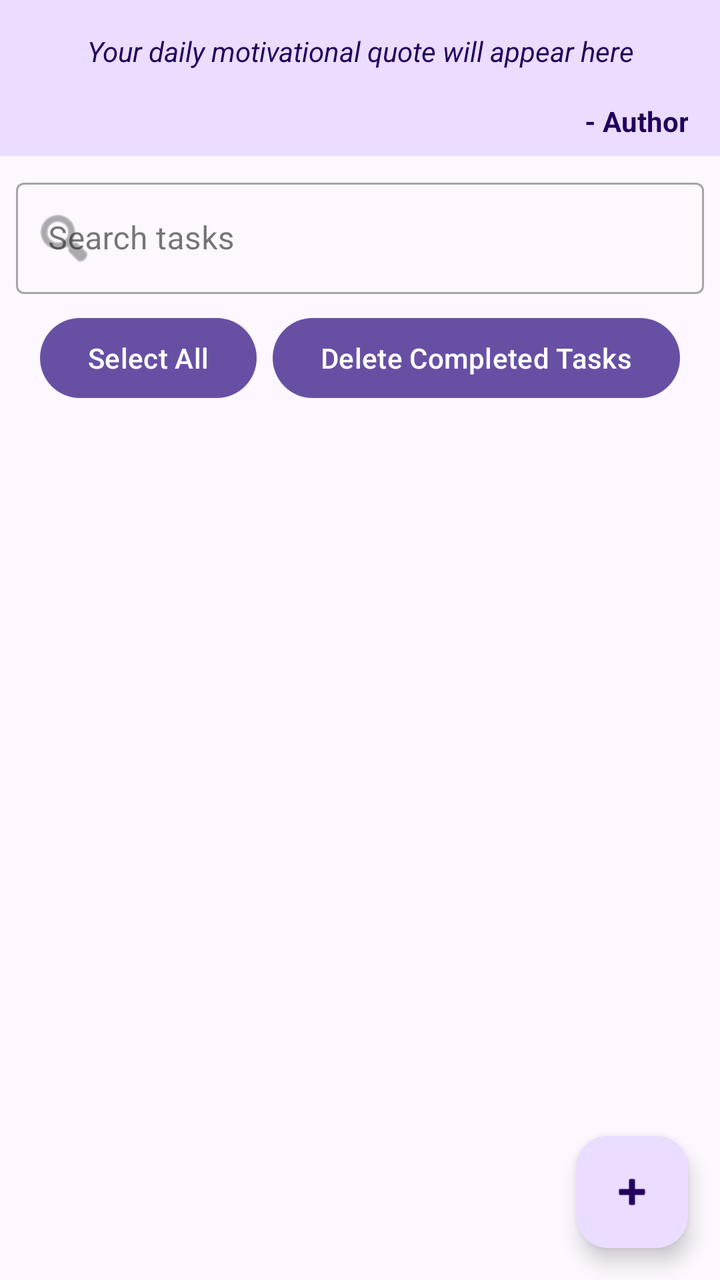
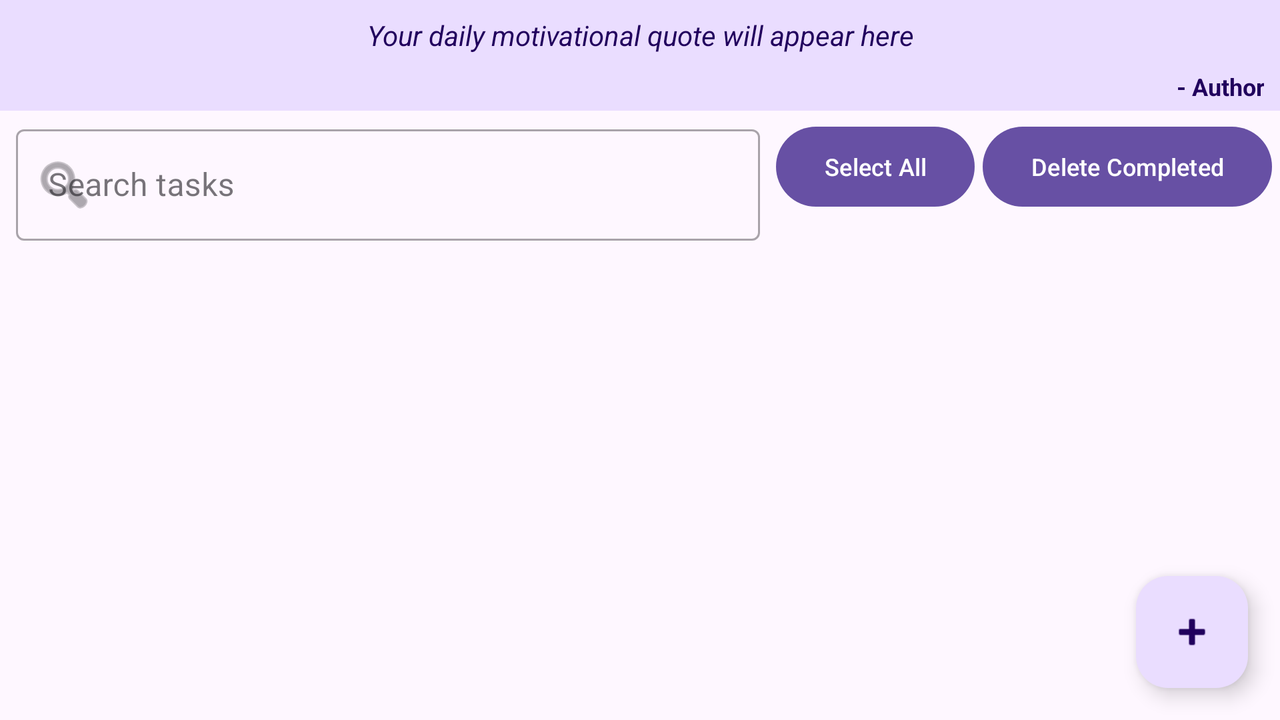

Compare how this app lays out the same screen by default and in its alternative resource folder. The renders come first, then the two layout files and the values they reference.
<!-- AndroidManifest.xml: application theme Theme.Finaltodo -->
<!-- res/layout/fragment_task_list.xml -->
<?xml version="1.0" encoding="utf-8"?>
<androidx.constraintlayout.widget.ConstraintLayout
    xmlns:android="http://schemas.android.com/apk/res/android"
    xmlns:app="http://schemas.android.com/apk/res-auto"
    xmlns:tools="http://schemas.android.com/tools"
    android:layout_width="match_parent"
    android:layout_height="match_parent"
    tools:context=".ui.TaskListFragment">

    <TextView
        android:id="@+id/textViewMotivationalQuote"
        android:layout_width="0dp"
        android:layout_height="wrap_content"
        android:padding="16dp"
        android:textAlignment="center"
        android:textStyle="italic"
        android:background="?attr/colorPrimaryContainer"
        android:textColor="?attr/colorOnPrimaryContainer"
        app:layout_constraintEnd_toEndOf="parent"
        app:layout_constraintStart_toStartOf="parent"
        app:layout_constraintTop_toTopOf="parent"
        tools:text="Your daily motivational quote will appear here" />

    <TextView
        android:id="@+id/textViewQuoteAuthor"
        android:layout_width="0dp"
        android:layout_height="wrap_content"
        android:paddingStart="16dp"
        android:paddingEnd="16dp"
        android:paddingBottom="8dp"
        android:textAlignment="textEnd"
        android:textStyle="bold"
        android:background="?attr/colorPrimaryContainer"
        android:textColor="?attr/colorOnPrimaryContainer"
        app:layout_constraintEnd_toEndOf="parent"
        app:layout_constraintStart_toStartOf="parent"
        app:layout_constraintTop_toBottomOf="@id/textViewMotivationalQuote"
        tools:text="- Author" />

    
    <com.google.android.material.textfield.TextInputLayout
        android:id="@+id/searchLayout"
        android:layout_width="0dp"
        android:layout_height="wrap_content"
        android:layout_marginStart="8dp"
        android:layout_marginTop="8dp"
        android:layout_marginEnd="8dp"
        app:endIconMode="clear_text"
        app:startIconDrawable="@android:drawable/ic_menu_search"
        style="@style/Widget.MaterialComponents.TextInputLayout.OutlinedBox"
        app:layout_constraintEnd_toEndOf="parent"
        app:layout_constraintStart_toStartOf="parent"
        app:layout_constraintTop_toBottomOf="@id/textViewQuoteAuthor">

        <com.google.android.material.textfield.TextInputEditText
            android:id="@+id/editTextSearch"
            android:layout_width="match_parent"
            android:layout_height="wrap_content"
            android:hint="Search tasks"
            android:inputType="text"
            android:imeOptions="actionSearch"/>
    </com.google.android.material.textfield.TextInputLayout>

    <LinearLayout
        android:id="@+id/buttonContainer"
        android:layout_width="match_parent"
        android:layout_height="wrap_content"
        android:orientation="horizontal"
        android:gravity="center"
        android:layout_margin="8dp"
        app:layout_constraintTop_toBottomOf="@id/searchLayout"
        app:layout_constraintStart_toStartOf="parent"
        app:layout_constraintEnd_toEndOf="parent">

        <Button
            android:id="@+id/buttonSelectAll"
            android:layout_width="wrap_content"
            android:layout_height="wrap_content"
            android:text="Select All"
            android:layout_marginEnd="8dp"
            android:drawablePadding="8dp" />

        <Button
            android:id="@+id/buttonDeleteCompleted"
            android:layout_width="wrap_content"
            android:layout_height="wrap_content"
            android:text="Delete Completed Tasks"
            android:drawableStart="@drawable/ic_delete_24"
            android:drawablePadding="8dp" />
    </LinearLayout>

    <androidx.recyclerview.widget.RecyclerView
        android:id="@+id/recyclerView"
        android:layout_width="0dp"
        android:layout_height="0dp"
        app:layout_constraintBottom_toBottomOf="parent"
        app:layout_constraintEnd_toEndOf="parent"
        app:layout_constraintStart_toStartOf="parent"
        app:layout_constraintTop_toBottomOf="@id/buttonContainer"
        tools:listitem="@layout/item_task" />

    <com.google.android.material.floatingactionbutton.FloatingActionButton
        android:id="@+id/fabAddTask"
        android:layout_width="wrap_content"
        android:layout_height="wrap_content"
        android:layout_margin="16dp"
        android:contentDescription="Add task"
        android:src="@android:drawable/ic_input_add"
        app:layout_constraintBottom_toBottomOf="parent"
        app:layout_constraintEnd_toEndOf="parent" />

</androidx.constraintlayout.widget.ConstraintLayout>
<!-- res/layout/item_task.xml (included above) -->
<?xml version="1.0" encoding="utf-8"?>
<androidx.constraintlayout.widget.ConstraintLayout xmlns:android="http://schemas.android.com/apk/res/android"
    xmlns:app="http://schemas.android.com/apk/res-auto"
    android:layout_width="match_parent"
    android:layout_height="wrap_content"
    android:padding="8dp">

    <CheckBox
        android:id="@+id/checkboxTaskCompleted"
        android:layout_width="wrap_content"
        android:layout_height="wrap_content"
        app:layout_constraintStart_toStartOf="parent"
        app:layout_constraintTop_toTopOf="parent"
        app:layout_constraintBottom_toBottomOf="parent" />


</androidx.constraintlayout.widget.ConstraintLayout>
<!-- resources referenced by this layout -->
<resources>
  <style name="Theme.Finaltodo" parent="Base.Theme.Finaltodo" />
  <style name="Base.Theme.Finaltodo" parent="Theme.Material3.DayNight.NoActionBar">
          
          
      </style>
</resources>
<!-- res/layout-land/fragment_task_list.xml (the repository's variant of the layout above) -->
<!-- drawn on the phone turned sideways -->
<?xml version="1.0" encoding="utf-8"?>

<androidx.constraintlayout.widget.ConstraintLayout
    xmlns:android="http://schemas.android.com/apk/res/android"
    xmlns:app="http://schemas.android.com/apk/res-auto"
    xmlns:tools="http://schemas.android.com/tools"
    android:layout_width="match_parent"
    android:layout_height="match_parent"
    tools:context=".ui.TaskListFragment">

    <TextView
        android:id="@+id/textViewMotivationalQuote"
        android:layout_width="0dp"
        android:layout_height="wrap_content"
        android:padding="8dp"
        android:textAlignment="center"
        android:textStyle="italic"
        android:textSize="14sp"
        android:background="?attr/colorPrimaryContainer"
        android:textColor="?attr/colorOnPrimaryContainer"
        app:layout_constraintEnd_toEndOf="parent"
        app:layout_constraintStart_toStartOf="parent"
        app:layout_constraintTop_toTopOf="parent"
        tools:text="Your daily motivational quote will appear here" />

    <TextView
        android:id="@+id/textViewQuoteAuthor"
        android:layout_width="0dp"
        android:layout_height="wrap_content"
        android:paddingStart="8dp"
        android:paddingEnd="8dp"
        android:paddingBottom="4dp"
        android:textSize="12sp"
        android:textAlignment="textEnd"
        android:textStyle="bold"
        android:background="?attr/colorPrimaryContainer"
        android:textColor="?attr/colorOnPrimaryContainer"
        app:layout_constraintEnd_toEndOf="parent"
        app:layout_constraintStart_toStartOf="parent"
        app:layout_constraintTop_toBottomOf="@id/textViewMotivationalQuote"
        tools:text="- Author" />

    
    <com.google.android.material.textfield.TextInputLayout
        android:id="@+id/searchLayout"
        android:layout_width="0dp"
        android:layout_height="wrap_content"
        android:layout_marginStart="8dp"
        android:layout_marginTop="4dp"
        android:layout_marginEnd="8dp"
        app:endIconMode="clear_text"
        app:startIconDrawable="@android:drawable/ic_menu_search"
        style="@style/Widget.MaterialComponents.TextInputLayout.OutlinedBox"
        app:layout_constraintEnd_toStartOf="@id/buttonContainer"
        app:layout_constraintStart_toStartOf="parent"
        app:layout_constraintTop_toBottomOf="@id/textViewQuoteAuthor">

        <com.google.android.material.textfield.TextInputEditText
            android:id="@+id/editTextSearch"
            android:layout_width="match_parent"
            android:layout_height="wrap_content"
            android:hint="Search tasks"
            android:inputType="text"
            android:imeOptions="actionSearch"/>
    </com.google.android.material.textfield.TextInputLayout>

    <LinearLayout
        android:id="@+id/buttonContainer"
        android:layout_width="wrap_content"
        android:layout_height="wrap_content"
        android:orientation="horizontal"
        android:gravity="center"
        android:layout_margin="4dp"
        app:layout_constraintTop_toBottomOf="@id/textViewQuoteAuthor"
        app:layout_constraintEnd_toEndOf="parent">

        <Button
            android:id="@+id/buttonSelectAll"
            android:layout_width="wrap_content"
            android:layout_height="wrap_content"
            android:text="Select All"
            android:layout_marginEnd="4dp"
            android:textSize="12sp"
            android:drawablePadding="4dp" />

        <Button
            android:id="@+id/buttonDeleteCompleted"
            android:layout_width="wrap_content"
            android:layout_height="wrap_content"
            android:text="Delete Completed"
            android:textSize="12sp"
            android:drawableStart="@drawable/ic_delete_24"
            android:drawablePadding="4dp" />
        
    </LinearLayout>

    <androidx.recyclerview.widget.RecyclerView
        android:id="@+id/recyclerView"
        android:layout_width="0dp"
        android:layout_height="0dp"
        app:layout_constraintBottom_toBottomOf="parent"
        app:layout_constraintEnd_toEndOf="parent"
        app:layout_constraintStart_toStartOf="parent"
        app:layout_constraintTop_toBottomOf="@id/searchLayout"
        tools:listitem="@layout/item_task" />

    <com.google.android.material.floatingactionbutton.FloatingActionButton
        android:id="@+id/fabAddTask"
        android:layout_width="wrap_content"
        android:layout_height="wrap_content"
        android:layout_margin="16dp"
        android:contentDescription="Add task"
        android:src="@android:drawable/ic_input_add"
        app:layout_constraintBottom_toBottomOf="parent"
        app:layout_constraintEnd_toEndOf="parent" />

</androidx.constraintlayout.widget.ConstraintLayout>
